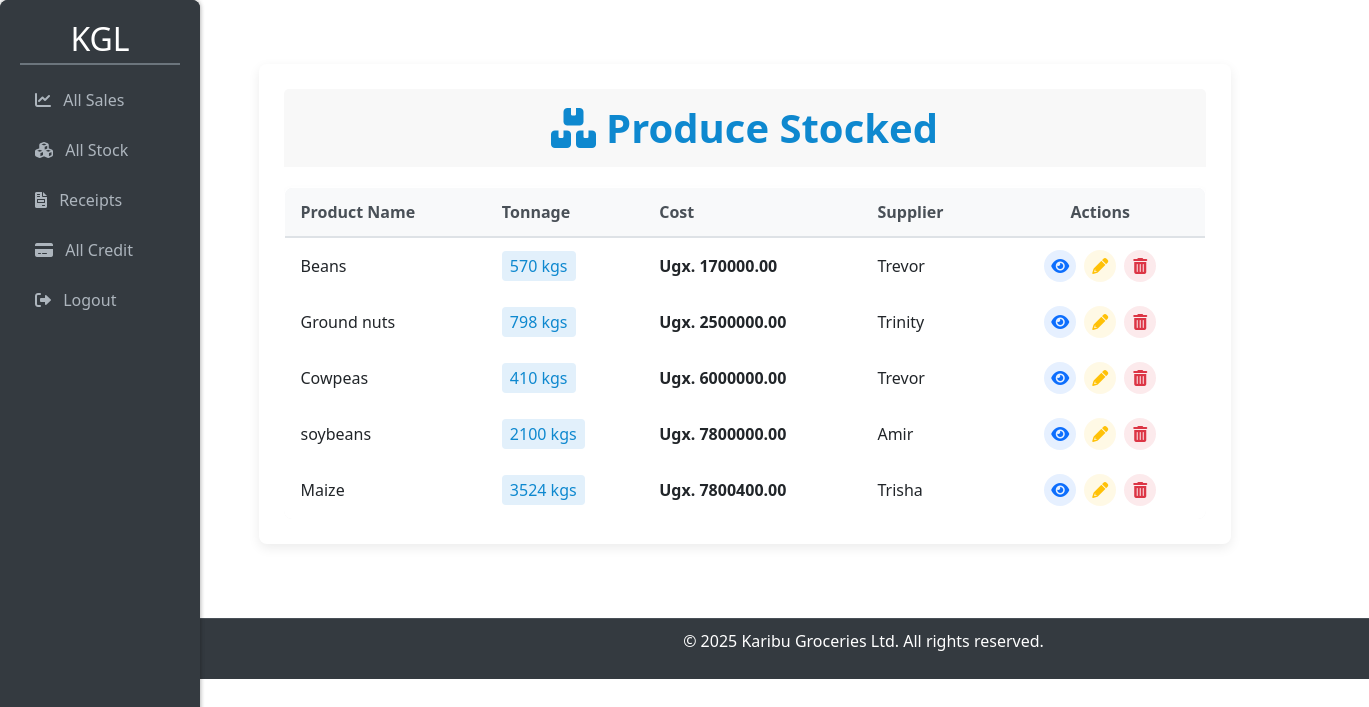
Screenshot of /allstock/ (signed in) with the database file from the repository.
### kgl_app/models.py (models this page shows, shortened)
class Stock(models.Model):
    name_of_produce=models.CharField(max_length =255)
    type_of_produce =models.ForeignKey(ProduceType,on_delete=models.CASCADE,null=False,)
    date_and_time_of_produce= models.DateTimeField(auto_now_add =True)
    received_quantity = models.IntegerField(blank=False,null=False,default=0)
    issued_quantity=models.IntegerField(blank=False,null=False,default=0)
    tonnage =models.IntegerField(blank = False,null=False,default=0)
    cost=models.IntegerField(blank =False,default=25)
    name_of_dealer=models.CharField(max_length=255)
    branch=models.ForeignKey(Branch, on_delete=models.CASCADE,null=False,default=0)
    contact=models.CharField(default=20,null=False)
    selling_price=models.IntegerField(null=True,blank=True)
    current_stock =models.IntegerField(null=True,blank=False)

### kgl_app/views.py (the view)
# urls.py: path('allstock/',views.allstock,name='allstock'),
def allstock(request):
    if request.user.is_manager or request.user.is_salesagent:
     stocks =Stock.objects.filter(branch=request.user.branch)
    else:
     stocks = Stock.objects.all().order_by('-id')
    return render(request, "allstock.html", {'stocks': stocks})

### kgl_app/templates/allstock.html (shortened to what this page needs)
{% extends 'base.html' %}
{% load static %}
{% block content %}
<link href="https://cdn.jsdelivr.net/npm/bootstrap@5.3.0/dist/css/bootstrap.min.css" rel="stylesheet">
<link rel="stylesheet" href="https://cdnjs.cloudflare.com/ajax/libs/font-awesome/6.0.0/css/all.min.css">
<div class="container-fluid py-4">
    <div class="card stock-card">
        <div class="card-header card-header-stock">
            <h1 class="card-title-stock">
                <i class="fas fa-boxes title-icon"></i><strong>Produce Stocked</strong>
            </h1>
        </div>
        <div class="table-responsive">
            <table class="table table-hover mb-0">
                <thead>
                    <tr>
                        <th>Product Name</th>
                        <th>Tonnage</th>
                        <th>Cost</th>
                        <th>Supplier</th>
                        {% if user.is_manager or user.is_salesagent %}
                        <th class="text-center">Actions</th>
                        {% endif %}
                    </tr>
                </thead>
                <tbody>
                    {% if stocks %}
                        {% for stock in stocks %}
                        <tr>
                            <td>{{ stock.name_of_produce }}</td>
                            <td><span class="tonnage-badge">{{ stock.tonnage }} kgs</span></td>
                            <td class="cost-value">Ugx. {{ stock.cost|floatformat:2 }}</td>
                            <td>{{ stock.name_of_dealer }}</td>
                            {% if user.is_manager or user.is_salesagent %}
                            <td class="text-center">
                                <div class="d-flex justify-content-center">
                                    <a href="{% url 'detail' stock.id %}" class="action-btn view-btn" title="View Details">
                                        <i class="fas fa-eye"></i>
                                    </a>
                                    <a href="{% url 'addstock' stock.id %}" class="action-btn edit-btn" title="Edit">
                                        <i class="fas fa-pencil-alt"></i>
                                    </a>
                                    <a href="{% url 'delete_stock' stock_id=stock.id %}" class="action-btn delete-btn" title="Delete">
                                        <i class="fas fa-trash-alt"></i>
                                    </a>
                                </div>
                            </td>
                            {% endif %}
                        </tr>
                        {% endfor %}
                    {% else %}
                        <tr>
                            <td colspan="{% if user.is_manager or user.is_salesagent %}5{% else %}4{% endif %}" class="empty-message">
                                No produce has been stocked yet.
                            </td>
                        </tr>
                    {% endif %}
                </tbody>
            </table>
        </div>
    </div>
</div>
{% endblock %}

### kgl_app/templates/base.html (style rules this page uses)
body { background-color: #f8f9fa; display: flex; flex-direction: column; min-height: 100vh; font-family: sans-serif; margin: 0; background-color: #f8f9fa; color: #343a40; line-height: 1.6; }
.card { background: #ffffff; border-radius: 10px; box-shadow: 0 4px 8px rgba(0, 0, 0, 0.1); margin-bottom: 20px; }
.card-header { background-color: #f0f0f0; padding: 15px; border-bottom: 1px solid #ddd; border-top-left-radius: 10px; border-top-right-radius: 10px; }
h1 { margin-bottom: 20px; color: #333; text-align: center; }
table { width: 100%; border-collapse: collapse; margin-bottom: 20px; box-shadow: 0 2px 5px rgba(0, 0, 0, 0.1); border-radius: 8px; overflow: hidden; }
th, td { border: 1px solid #ddd; padding: 12px 15px; text-align: left; }
th { background-color: #f5f5f5; font-weight: bold; color: #555; }
tbody tr:nth-child(even) { background-color: #f9f9f9; }
table { width: 100%; border-collapse: collapse; margin-left: 120px; margin-right: 20px; margin-bottom: 30px; box-shadow: 0 4px 8px rgba(0, 0, 0, 0.05); border-radius: 8px; overflow: hidden; border: 1px solid #e0e0e0; background-color: #fff; }
thead { background-color: #f8f9fa; color: #555; border-bottom: 1px solid #ddd; }
th, td { padding: 12px 15px; text-align: left; border-bottom: 1px solid #eee; }
th { font-weight: bold; }
h1 { margin-left: 220px; text-align: left; }
.stock-card { background-color: #ffffff; border: 1px solid #e0e0e0; border-radius: 8px; padding: 15px; box-shadow: 0 4px 8px rgba(0, 0, 0, 0.1); transition: transform 0.2s ease-in-out, box-shadow 0.2s ease-in-out; }
h1 { margin-bottom: 20px; color: #333; }
.card { background-color: #fff; padding: 25px; border-radius: 8px; box-shadow: 0 4px 8px rgba(0, 0, 0, 0.05); border: 1px solid #e0e0e0; }
.card { margin-bottom: 20px; border: 1px solid #ddd; border-radius: 8px; box-shadow: 0 2px 4px rgba(0, 0, 0, 0.05); margin-left:120px; }
.card-header { background-color: #f8f9fa; padding: 10px 15px; border-bottom: 1px solid #eee; font-weight: bold; color: #555; }
body { font-family: 'Arial', sans-serif; background-color: #f8f9fa; padding: 20px; }
.card { background-color: #fff; border-radius: 8px; box-shadow: 0 2px 4px rgba(0, 0, 0, 0.1); border: 1px solid #e0e0e0; }
h1 { text-align: center; color: #007bff; margin-bottom: 20px; }
table { width: 100%; border-collapse: collapse; margin-top: 20px; background-color: #fff; box-shadow: 0 2px 5px rgba(0, 0, 0, 0.1); }
th { color:whitesmoke; background-color: #0b3d55; }
.table { width: 100%; border-collapse: collapse; margin: 20px auto 0; box-shadow: 0 4px 8px rgba(0, 0, 0, 0.05); border-radius: 0.5rem; overflow: hidden; border: 1px solid #e0e0e0; background-color: #fff; }
th, td { padding: 10px 15px; text-align: left; border-bottom: 1px solid #eee; }
tr:nth-child(even) { background-color: #f9f9f9; }
tbody td { padding: 10px; border-bottom: none }
tbody td, thead th { border-right: none; }
tbody td a { text-decoration: none; }
.card-header { background-color:#007bff; color:azure; }

### kgl_app/templates/allstock.html (style rules this page uses)
.stock-card { border: none; border-radius: 8px; box-shadow: 0 4px 12px rgba(0, 0, 0, 0.08); overflow: hidden; margin-bottom: 30px; }
.card-header-stock { color: #0c4a6e; padding: 15px 20px; border-bottom: none; }
.card-title-stock { font-weight: 600; margin: 0; color: #0e88cf; }
.title-icon { color: #0e88cf; margin-right: 10px; }
.table-responsive { border-radius: 0 0 8px 8px; }
.table thead th { background-color: #f8f9fa; color: #495057; font-weight: 600; border-bottom-width: 2px; padding: 12px 16px; }
.table tbody td { padding: 12px 16px; vertical-align: middle; }
.action-btn { display: inline-flex; align-items: center; justify-content: center; width: 32px; height: 32px; border-radius: 50%; margin: 0 4px; transition: all 0.2s ease; }
.view-btn { color: #0d6efd; background-color: rgba(13, 110, 253, 0.1); }
.edit-btn { color: #ffc107; background-color: rgba(255, 193, 7, 0.1); }
.delete-btn { color: #dc3545; background-color: rgba(220, 53, 69, 0.1); }
.tonnage-badge { background-color: #e2f0fb; color: #0e88cf; padding: 4px 8px; border-radius: 4px; font-weight: 500; }
.cost-value { font-weight: 600; color: #2c3e50; }

### rows the page displays
Stock: name_of_produce "Beans", tonnage "570", cost "170000.00", name_of_dealer "Trevor"
Stock: name_of_produce "Ground nuts", tonnage "798", cost "2500000.00", name_of_dealer "Trinity"
Stock: name_of_produce "Cowpeas", tonnage "410", cost "6000000.00", name_of_dealer "Trevor"
Stock: name_of_produce "soybeans", tonnage "2100", cost "7800000.00", name_of_dealer "Amir"
Stock: name_of_produce "Maize", tonnage "3524", cost "7800400.00", name_of_dealer "Trisha"
